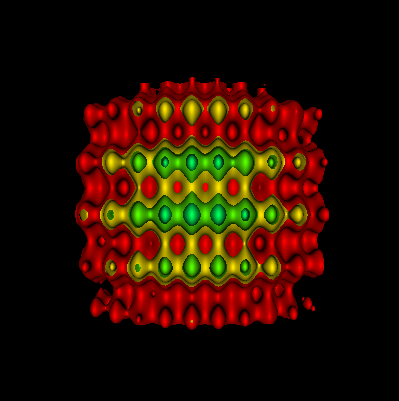

Recreate this plot in Python.
#!/usr/bin/env python

# Extract isosurfaces from a wavelet dataset using FlyingEdges3D.

# Factory overrides
import vtkmodules.vtkInteractionStyle  # noqa: F401
import vtkmodules.vtkRenderingOpenGL2  # noqa: F401

from vtkmodules.vtkFiltersCore import vtkFlyingEdges3D
from vtkmodules.vtkImagingCore import vtkRTAnalyticSource
from vtkmodules.vtkRenderingCore import (
    vtkActor,
    vtkPolyDataMapper,
    vtkRenderWindow,
    vtkRenderWindowInteractor,
    vtkRenderer,
)

# Source: wavelet dataset
wavelet = vtkRTAnalyticSource()
wavelet.SetWholeExtent(-63, 64, -63, 64, -63, 64)
wavelet.SetCenter(0.0, 0.0, 0.0)
wavelet.Update()

# Filter: extract multiple isosurfaces
flying_edges = vtkFlyingEdges3D()
flying_edges.SetInputConnection(wavelet.GetOutputPort())
flying_edges.GenerateValues(6, 128.0, 225.0)
flying_edges.ComputeNormalsOn()
flying_edges.ComputeGradientsOn()
flying_edges.ComputeScalarsOn()
flying_edges.SetArrayComponent(0)

# Mapper
mapper = vtkPolyDataMapper()
mapper.SetInputConnection(flying_edges.GetOutputPort())
mapper.SetScalarRange(128, 225)

# Actor
actor = vtkActor()
actor.SetMapper(mapper)

# Renderer
renderer = vtkRenderer()
renderer.AddActor(actor)

# Window
render_window = vtkRenderWindow()
render_window.SetSize(399, 401)
render_window.SetMultiSamples(0)
render_window.AddRenderer(renderer)
render_window.SetWindowName("flying edges")

# Scene
renderer.ResetCamera()

# Interactor
interactor = vtkRenderWindowInteractor()
interactor.SetRenderWindow(render_window)

interactor.Initialize()
interactor.Start()
